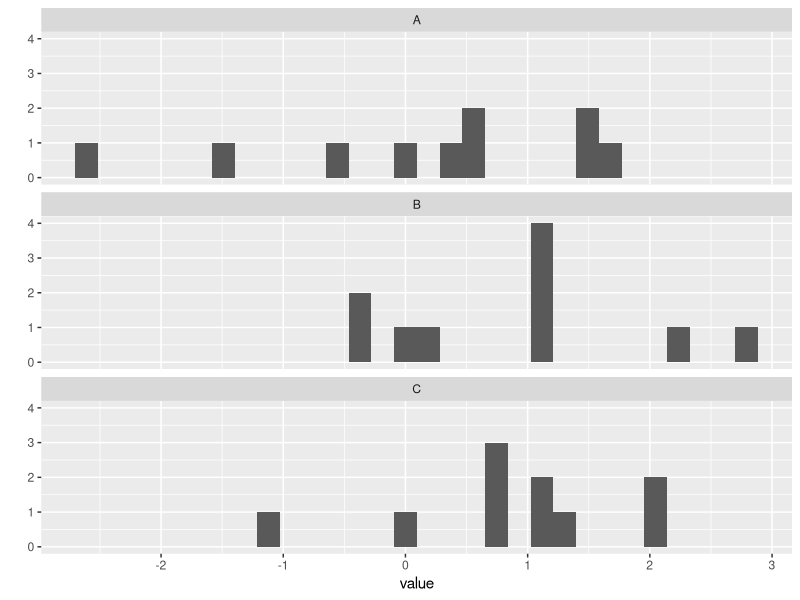
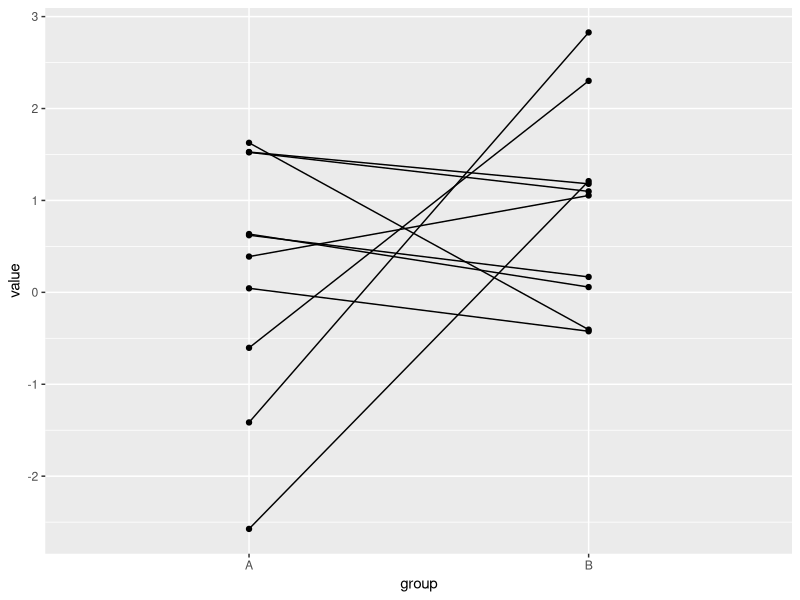
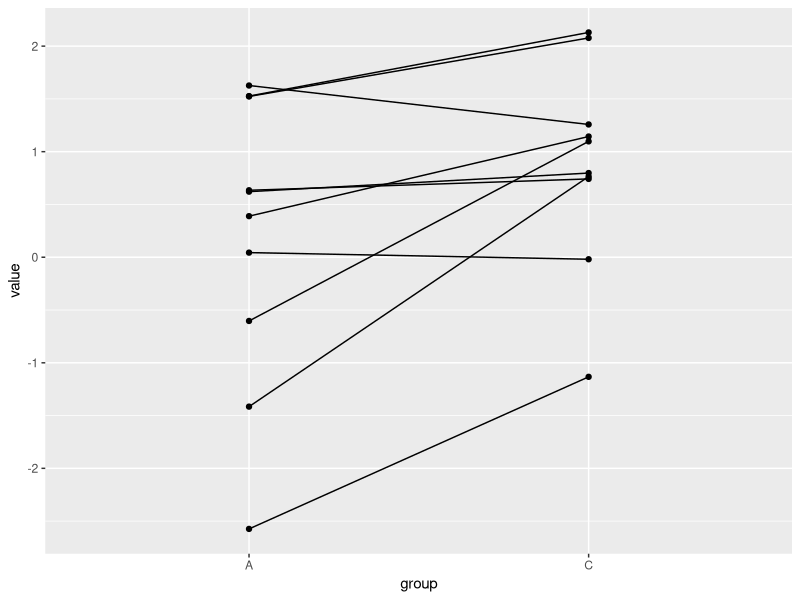

Write the R code that produced these figures, in order.
# ST 516 - Homework 6 by Paul ReFalo  ========
library("ggplot2") 
library(dplyr) # you might need to install this one

set.seed(1810)
A <- rnorm(10)
B <- rnorm(10)
C <- 0.5 + (0.8 * A) + (sqrt(1 - 0.8^2) * B)
B <- 0.5 + B

A
B
C
mean(A)
mean(B)
mean(C)

Abar <- mean(A)
Asd <- sd(A)
Avar <- var(A)
Bbar <- mean(B)
Bsd <- sd(B)
Bvar <- var(B)

t.test(A, B, mu = 0, paired = FALSE, conf.level = 0.95) # two-sided by default
# manually calculate the t statistic and pvalue
t <- (Abar - Bbar) / sqrt((Avar/10) + (Bvar/10))
t
df <- 17.11 # from t-test
Pvalue <- 2 * pt(t, df) # multiply by two for two-sided test
Pvalue

t.test(A, B, mu = 0, paired = TRUE, conf.level = 0.95) # two-sided by default

diffs <- A - B
t.test(diffs)  # should be the same as above and it is

SEdiff <- sd(diffs) / sqrt(10)

tPaired <- (mean(diffs) - 0) / (SEdiff)
tPaired

dfDiff <- 9 # from t-test
PvalueDiff <- 2 * pt(tPaired, dfDiff) # multiply by two for two-sided test
PvalueDiff

# Part C

t.test(A, C, mu = 0, paired = FALSE, conf.level = 0.95) # two-sided by default
t.test(A, C, mu = 0, paired = TRUE, conf.level = 0.95) # two-sided by default


# Put our samples in a data frame
q1_data <- data.frame(
  obs = rep(1:10, 3),
  value = c(A, B, C),
  group = rep(c("A", "B", "C"), each = 10)
)
# Histograms for each sample
qplot(value, data = q1_data) + facet_wrap(~ group, ncol = 1)
# Relationship between pairs of observations, A & B
qplot(group, value, data = filter(q1_data, group != "C"),
      group = obs, geom = c("point", "line"))
# Relationship between pairs of observations, A & C
qplot(group, value, data = filter(q1_data, group != "B"),
      group = obs, geom = c("point", "line"))


# Question 2
SE <- c(15, 19, 45, 35, 67, 13, 33)
SF <- c(16, 18, 60, 54, 70, 11, 34)
tDiffs <- SF - SE
tDiffs

t.test(SE, SF, mu = 0, paired = TRUE, conf.level = 0.95) # two-sided by default

# Question 3

RxnA <- c(456, 222, 567, 344, 222, 334, 543, 447)
RxnB <- c(343, 242, 990, 222, 344, 455, 600, 323)

RxnDiffs <- RxnA - RxnB
RxnDiffs

t.test(RxnA, RxnB, mu = 0, paired = FALSE, conf.level = 0.95) # two-sided by default


#